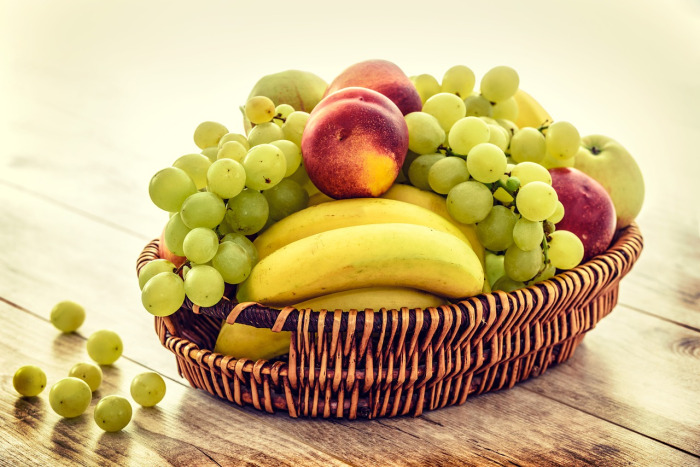
#> input picture ImageProcessing/fruitbasket.jpg, 700 x 467 px
$ python 2d_convolution.py   (older library calls are emulated)
#> lines starting #> are read from the running program, lines starting #| are printed output that depends on the picture
#> further down, img is the input picture: shape (467, 700, 3); mean R, G, B 203.2, 180.2, 129
import matplotlib.pyplot as plt
from scipy import misc
import imageio # for imread
import numpy as np
from skimage import exposure
from math import ceil
def convolution2d(conv_input, conv_kernel, bias=0, strides=(1, 1), padding='same'):
    # This function which takes an input (Tensor) and a kernel (Tensor)
    # and returns the convolution of them
    # Args:
    #   conv_input: a numpy array of size [input_height, input_width, input # of channels].
    #   conv_kernel: a numpy array of size [kernel_height, kernel_width, input # of channels]
    #                represents the kernel of the Convolutional Layer's filter.
    #   bias: a scalar value, represents the bias of the Convolutional Layer's filter.
    #   strides: a tuple of (convolution vertical stride, convolution horizontal stride).
    #   padding: type of the padding scheme: 'same' or 'valid'.
    # Returns:
    #   a numpy array (convolution output).
#> called with conv_kernel = array of shape (3, 3, 3), bias = 0, strides = (1, 1), padding = 'same'
    assert len(conv_kernel.shape) == 3, "The size of the kernel should be (kernel_height, kernel_width, input # of channels)"
    assert len(conv_input.shape) == 3, "The size of the input should be (input_height, input_width, input # of channels)"
    assert conv_kernel.shape[2] == conv_input.shape[2], "the input and the kernel should have the same depth."
    input_w, input_h = conv_input.shape[1], conv_input.shape[0]      # input_width and input_height
#> input_w = 700; input_h = 467
    kernel_w, kernel_h = conv_kernel.shape[1], conv_kernel.shape[0]  # kernel_width and kernel_height
    if padding == 'same':
        output_height = int(ceil(float(input_h) / float(strides[0])))
#> output_height = 467
        output_width = int(ceil(float(input_w) / float(strides[1])))
#> output_width = 700
        # Calculate the number of zeros which are needed to add as padding
        pad_along_height = max((output_height - 1) * strides[0] + kernel_h - input_h, 0)
#> pad_along_height = 2
        pad_along_width = max((output_width - 1) * strides[1] + kernel_w - input_w, 0)
#> pad_along_width = 2
        pad_top = pad_along_height // 2             # amount of zero padding on the top
#> pad_top = 1
        pad_bottom = pad_along_height - pad_top     # amount of zero padding on the bottom
#> pad_bottom = 1
        pad_left = pad_along_width // 2             # amount of zero padding on the left
#> pad_left = 1
        pad_right = pad_along_width - pad_left      # amount of zero padding on the right
#> pad_right = 1
        output = np.zeros((output_height, output_width))  # convolution output
        # Add zero padding to the input image
        image_padded = np.zeros((conv_input.shape[0] + pad_along_height,
                                 conv_input.shape[1] + pad_along_width, conv_input.shape[2]))
        image_padded[pad_top:-pad_bottom, pad_left:-pad_right, :] = conv_input
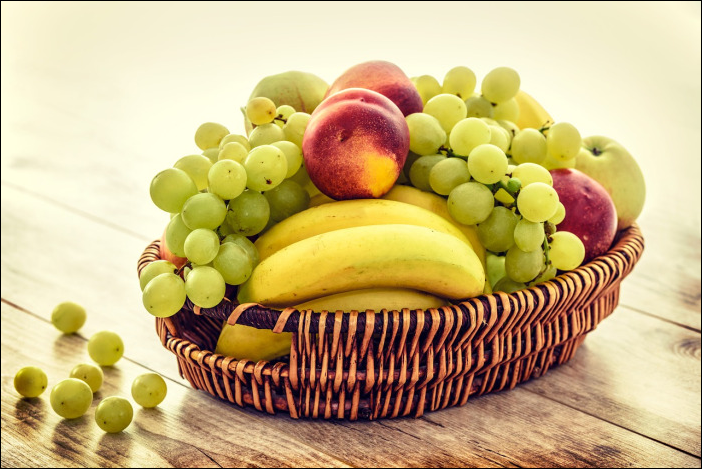
#> image_padded: shape (469, 702, 3) float64; mean R, G, B 201.8, 178.9, 128.1
        for x in range(output_width):  # Loop over every pixel of the output
            for y in range(output_height):
                # element-wise multiplication of the kernel and the image
                output[y, x] = (conv_kernel * image_padded[y * strides[0]:y * strides[0] + kernel_h,
                                x * strides[1]:x * strides[1] + kernel_w, :]).sum() + bias
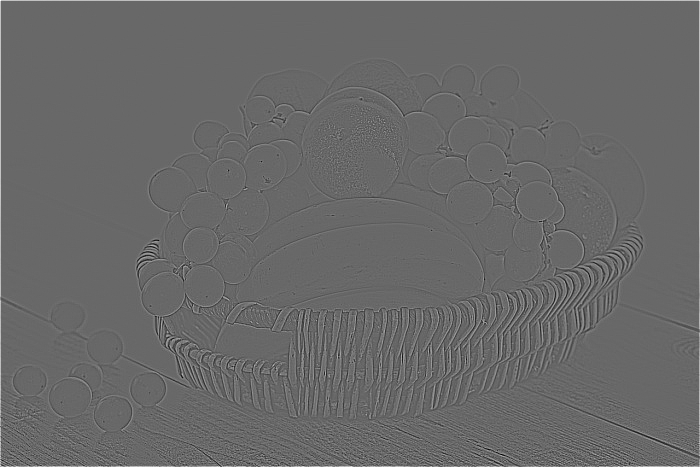
#> output: shape (467, 700) float64; min -2513, max 3620, mean 12.8; drawn with min black and max white
    elif padding == 'valid':
        output_height = int(ceil(float(input_h - kernel_h + 1) / float(strides[0])))
        output_width = int(ceil(float(input_w - kernel_w + 1) / float(strides[1])))
        output = np.zeros((output_height, output_width))  # convolution output
        for x in range(output_width):  # Loop over every pixel of the output
            for y in range(output_height):
                # element-wise multiplication of the kernel and the image
                output[y, x] = (conv_kernel * conv_input[y * strides[0]:y * strides[0] + kernel_h,
                                x * strides[1]:x * strides[1] + kernel_w, :]).sum() + bias
    return output
# load the image as RGB (3 channels)
#img = misc.imread('fruitbasket.jpg', mode='RGB')
img = imageio.imread('fruitbasket.jpg')
# The edge detection kernel
kernel = np.array([[-1, -1, -1], [-1, 8, -1], [-1, -1, -1]])[..., None]
kernel = np.repeat(kernel, 3, axis=2)
# Convolve image and kernel
image_edges= convolution2d(img, kernel)
# Plot the filtered image
plt.imshow(image_edges, cmap=plt.cm.gray)
plt.axis('off')
plt.show()
# Adjust the contrast of the filtered image by applying Histogram Equalization
image_edges_equalized = exposure.equalize_adapthist(image_edges / np.max(np.abs(image_edges)),
                                                      clip_limit=0.03)
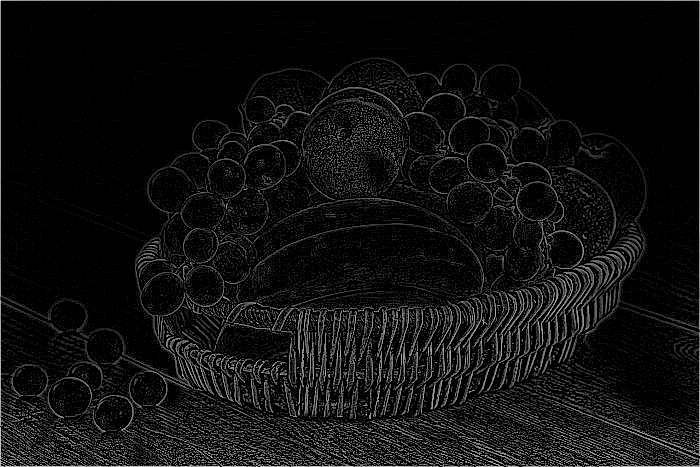
#> image_edges_equalized: shape (467, 700) float64; min 0, max 1, mean 0.0641
plt.imshow(image_edges_equalized, cmap=plt.cm.gray)
plt.axis('off')
plt.show()
